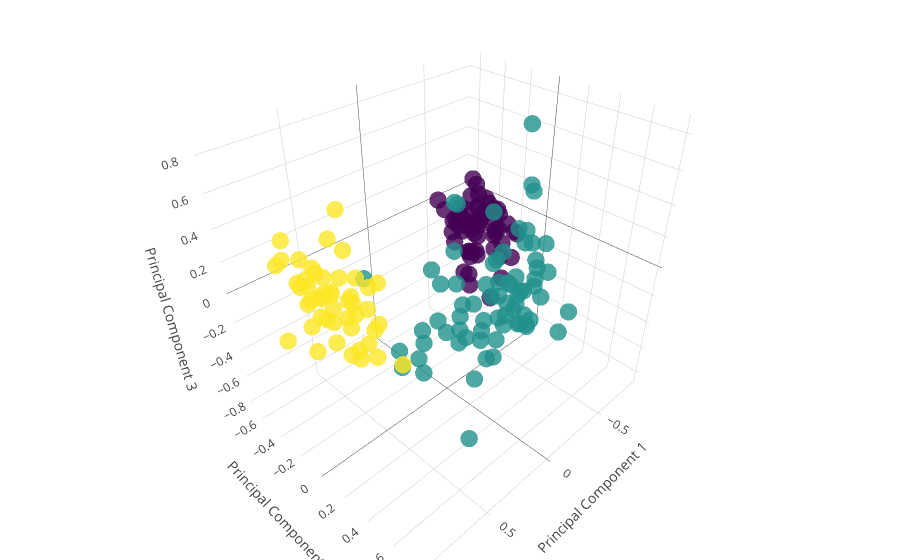

The cell this chart's notebook holds for it:
### Markdown cell above
Let's visualize the clusters on a 3D graph:

### Code cell
import plotly.plotly as py
import plotly.graph_objs as go
from plotly.offline import download_plotlyjs, init_notebook_mode, plot, iplot

init_notebook_mode(connected=True)

trace1 = go.Scatter3d(
    x=PCAdf['principal component 1'],
    y=PCAdf['principal component 2'],
    z=PCAdf['principal component 3'],
    mode='markers',
    marker=dict(
        size=6,
        color=wine_type,                # set color to an array/list of desired values
        colorscale='Viridis',   # choose a colorscale
        opacity=0.8
    )
)

data = [trace1]
layout = go.Layout(
    scene = dict(
        xaxis = dict(
            title='Principal Component 1'),
        yaxis = dict(
            title='Principal Component 2'),
        zaxis = dict(
            title='Principal Component 3'),),
    margin=dict(
        l=0,
        r=0,
        b=0,
        t=0
    ),
    showlegend=False
)
fig = go.Figure(data=data, layout=layout)
iplot(fig)

### Figure 1 — Plotly figure (JSON) as saved in the notebook; plotly's stock layout.template omitted (floating-point values rounded to 4 significant figures; data arrays with more than 128 entries replaced by an {"elided": "..."} marker saying what was removed)
{"data": [{"marker": {"color": {"elided": "178 int values"}, "colorscale": "Viridis", "opacity": 0.8, "size": 6}, "mode": "markers", "type": "scatter3d", "uid": "4097fe77-226c-4cce-8c76-bca72e2c2e5a", "x": {"elided": "178 float values"}, "y": {"elided": "178 float values"}, "z": {"elided": "178 float values"}}], "layout": {"margin": {"b": 0, "l": 0, "r": 0, "t": 0}, "scene": {"xaxis": {"title": {"text": "Principal Component 1"}}, "yaxis": {"title": {"text": "Principal Component 2"}}, "zaxis": {"title": {"text": "Principal Component 3"}}}, "showlegend": false}}
